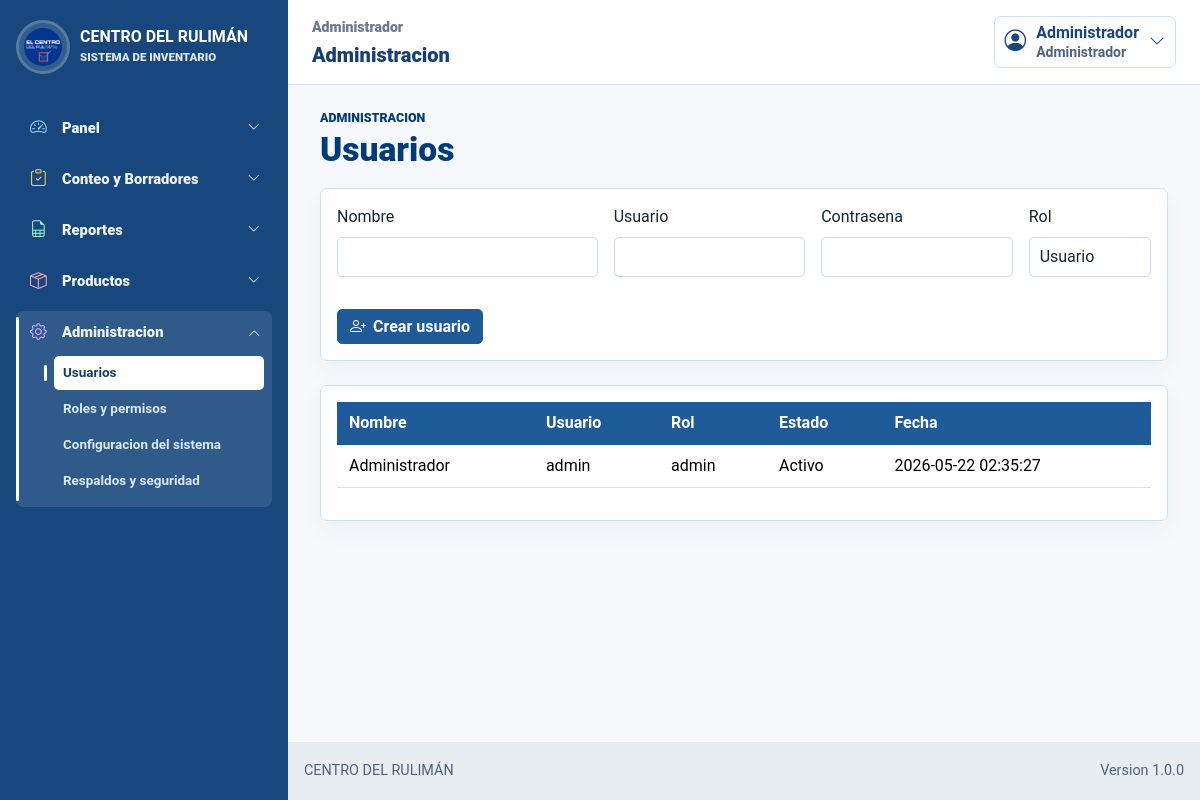
/usuarios.php (signed in), run on the app's committed database.
### tables this page shows
CREATE TABLE IF NOT EXISTS usuarios (
  id INT UNSIGNED AUTO_INCREMENT PRIMARY KEY,
  nombre VARCHAR(120) NOT NULL,
  usuario VARCHAR(60) NOT NULL UNIQUE,
  password VARCHAR(255) NOT NULL,
  rol ENUM('admin', 'usuario') NOT NULL DEFAULT 'usuario',
  estado TINYINT(1) NOT NULL DEFAULT 1,
  fecha_creacion TIMESTAMP NOT NULL DEFAULT CURRENT_TIMESTAMP
);

### includes/auth.php (called while the page is built, shortened)
<?php
function e(?string $value): string
{
    return htmlspecialchars((string) $value, ENT_QUOTES, 'UTF-8');
}

### usuarios.php (the view, shortened to what this page needs)
<?php
require_once __DIR__ . '/config/database.php';
require_once __DIR__ . '/includes/auth.php';
$usuarios = $pdo->query('SELECT nombre, usuario, rol, estado, fecha_creacion FROM usuarios ORDER BY id DESC')->fetchAll();
require_once __DIR__ . '/includes/header.php';
require_once __DIR__ . '/includes/navbar.php';
?>
<main class="container py-4">
    <div class="page-heading"><div><p class="eyebrow">Administracion</p><h1>Usuarios</h1></div></div>
    <section class="content-panel mb-4">
        <form class="row g-3" action="<?= BASE_URL ?>/actions/crear_usuario.php" method="post">
            <div class="col-md-4"><label class="form-label">Nombre</label><input class="form-control" name="nombre" required></div>
            <div class="col-md-3"><label class="form-label">Usuario</label><input class="form-control" name="usuario" required></div>
            <div class="col-md-3"><label class="form-label">Contrasena</label><input class="form-control" type="password" name="password" required minlength="6"></div>
            <div class="col-md-2"><label class="form-label">Rol</label><select class="form-select" name="rol"><option value="usuario">Usuario</option><option value="admin">Admin</option></select></div>
            <div class="col-12"><button class="btn btn-primary" type="submit"><i class="bi bi-person-plus"></i> Crear usuario</button></div>
        </form>
    </section>
    <section class="content-panel">
        <div class="table-responsive">
            <table class="table align-middle">
                <thead><tr><th>Nombre</th><th>Usuario</th><th>Rol</th><th>Estado</th><th>Fecha</th></tr></thead>
                <tbody><?php foreach ($usuarios as $usuario): ?><tr><td><?= e($usuario['nombre']) ?></td><td><?= e($usuario['usuario']) ?></td><td><?= e($usuario['rol']) ?></td><td><?= $usuario['estado'] ? 'Activo' : 'Inactivo' ?></td><td><?= e($usuario['fecha_creacion']) ?></td></tr><?php endforeach; ?></tbody>
            </table>
        </div>
    </section>
</main>
<?php require_once __DIR__ . '/includes/footer.php'; ?>

### assets/css/style.css (style rules this page uses)
:root { --primary: #1f5a99; --primary-dark: #17477d; --sidebar: #17477d; --sidebar-deep: #123d6d; --accent: #003b79; --surface: #ffffff; --line: #cfe0f4; --muted: #4e6380; --soft: #f6f8fb; --danger: #ef2332; }
html, body { min-height: 100%; }
* { box-sizing: border-box; }
body { background: var(--soft); color: #182532; font-family: Roboto, "Open Sans", system-ui, -apple-system, BlinkMacSystemFont, "Segoe UI", sans-serif; letter-spacing: 0; margin: 0; }
.container, .container-fluid { width: 100%; margin-left: auto; margin-right: auto; padding-left: 16px; padding-right: 16px; }
.py-4 { padding-top: 1.5rem; padding-bottom: 1.5rem; }
.mb-4 { margin-bottom: 1.5rem; }
.row { display: flex; flex-wrap: wrap; margin-left: -8px; margin-right: -8px; }
.row > * { width: 100%; padding-left: 8px; padding-right: 8px; }
.g-3 { row-gap: 1rem; }
.col-12 { flex: 0 0 auto; width: 100%; }
.table-responsive { width: 100%; overflow-x: auto; }
.align-middle { vertical-align: middle; }
.app-main > .container, .app-main > .container-fluid { max-width: none; }
.page-heading { display: flex; align-items: center; justify-content: space-between; gap: 12px; margin-bottom: 18px; }
.page-heading h1 { margin: 0; color: #003b79; font-size: clamp(1.55rem, 4vw, 2.1rem); font-weight: 800; }
.eyebrow { margin: 0 0 2px; color: var(--accent); font-size: 0.78rem; font-weight: 800; letter-spacing: 0; text-transform: uppercase; }
.metric-card, .content-panel, .count-tool, .selected-product { background: var(--surface); border: 1px solid var(--line); border-radius: 7px; box-shadow: 0 10px 24px rgba(23, 71, 125, 0.04); }
.content-panel { padding: 16px; }
.btn { display: inline-flex; align-items: center; justify-content: center; gap: 7px; min-height: 34px; padding: 7px 12px; border: 1px solid transparent; border-radius: 5px; font-weight: 700; line-height: 1.2; text-decoration: none; cursor: pointer; }
.btn-primary { background: var(--primary); border-color: var(--primary); }
.form-control, .form-select { display: block; width: 100%; min-height: 36px; padding: 7px 10px; color: #182532; background: #fff; border: 1px solid #cfd8e3; border-radius: 5px; border-color: #cfd8e3; }
.table { width: 100%; min-width: 720px; border-collapse: collapse; background: #fff; }
.table th, .table td { padding: 9px 12px; border-bottom: 1px solid #d4e2f4; text-align: left; }
.table thead th { background: var(--primary); color: #fff; border-color: var(--primary); }
.table tbody td { border-color: #d4e2f4; }
@media (min-width: 768px) { .col-md-2 { flex: 0 0 auto; width: 16.666667%; } }
@media (min-width: 768px) { .col-md-3 { flex: 0 0 auto; width: 25%; } }
@media (min-width: 768px) { .col-md-4 { flex: 0 0 auto; width: 33.333333%; } }
@media (min-width: 992px) { .app-main > .container, .app-main > .container-fluid { padding-left: 32px; padding-right: 32px; } }

### data on the page
usuarios: nombre "Administrador", usuario "admin", rol "admin", estado "Activo", fecha_creacion "2026-05-22 02:35:27"

### other printed values
APP_NAME "CENTRO DEL RULIMÁN"
current_user_name() "Administrador"
$pageLabel "Administracion"
APP_VERSION "1.0.0"
